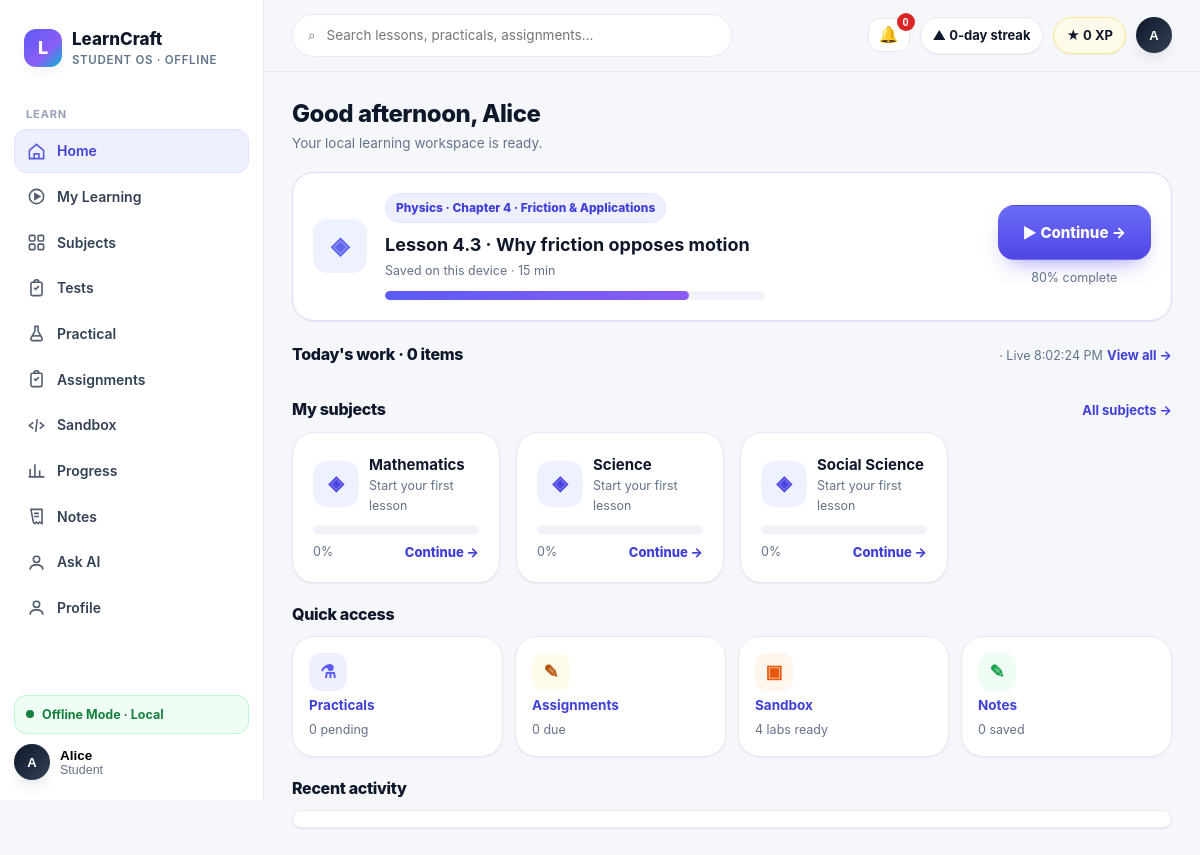
Screenshot of /home (signed in) with the database file from the repository.
### tables this page shows
CREATE TABLE users (
            id INTEGER PRIMARY KEY AUTOINCREMENT,
            name TEXT NOT NULL,
            email TEXT NOT NULL UNIQUE,
            password_hash TEXT NOT NULL,
            role TEXT NOT NULL DEFAULT 'STUDENT',
            avatar TEXT,
            bio TEXT,
            created_at TIMESTAMP NOT NULL DEFAULT CURRENT_TIMESTAMP,
            updated_at TIMESTAMP NOT NULL DEFAULT CURRENT_TIMESTAMP
        );

CREATE TABLE academic_subjects (
            subject_id TEXT PRIMARY KEY,
            board TEXT NOT NULL,
            class_level TEXT NOT NULL,
            academic_year TEXT NOT NULL,
            slug TEXT NOT NULL,
            name TEXT NOT NULL,
            description TEXT NOT NULL DEFAULT '',
            source_version TEXT NOT NULL,
            UNIQUE(board, class_level, academic_year, slug)
        );

### app/main.py (the view)
@app.route("/home")
@require_auth
def student_home():
    user = current_user()
    if is_teacher_user(user):
        return redirect("/teacher")
    today_work, pending_assign = live_today_work(user["id"])
    ctx = shell_ctx("home", user)
    cont = continue_learning(user["id"])
    return render_template("pages/home.html", title="Home",
                           cont=cont, today_work=today_work, my_subjects=student_subjects(user["id"]), activity=[],
                           note_count=len(get_notes(user["id"])),
                           pending_assign=pending_assign, pending_practicals=0,
                           greeting_sub="Your local learning workspace is ready.",
                           **ctx)

### app/database/connection.py (called while the page is built)
def resolve_db_path():
    configured = os.environ.get("LEARNCRAFT_DB_PATH")
    if configured:
        candidate = Path(configured)
        if not candidate.is_absolute():
            return (BASE_DIR / candidate).resolve()
        return candidate
    return DATA_DIR / "learncraft.db"

def get_connection():
    db_path = resolve_db_path()
    db_path.parent.mkdir(parents=True, exist_ok=True)
    connection = sqlite3.connect(db_path, timeout=30.0, check_same_thread=False)
    connection.row_factory = sqlite3.Row
    try:
        connection.execute("PRAGMA journal_mode=WAL")
        connection.execute("PRAGMA busy_timeout=30000")
        connection.execute("PRAGMA foreign_keys=ON")
    except sqlite3.Error:
        pass
    return connection

def _row_to_dict(row):
    return dict(row) if row else None

def get_user_by_id(user_id):
    connection = get_connection()
    user = connection.execute("SELECT * FROM users WHERE id = ?", (int(user_id),)).fetchone()
    connection.close()
    return _row_to_dict(user)

def user_payload(user):
    if not user:
        return None
    user_data = dict(user)
    user_data.pop("password_hash", None)
    return user_data

def get_user_progress(user_id):
    connection = get_connection()
    rows = connection.execute(
        "SELECT * FROM learning_progress WHERE user_id = ? ORDER BY updated_at DESC",
        (int(user_id),),
    ).fetchall()
    connection.close()
    return [dict(row) for row in rows]

def get_notes(user_id, search="", subject="", pinned_only=False):
    connection = get_connection()
    clauses = ["user_id = ?", "deleted_at IS NULL"]
    params = [int(user_id)]
    if search:
        clauses.append("(title LIKE ? OR body LIKE ? OR chapter LIKE ? OR source_title LIKE ?)")
        value = f"%{search}%"
        params.extend([value, value, value, value])
    if subject:
        clauses.append("subject = ?")
        params.append(subject)
    if pinned_only:
        clauses.append("pinned = 1")
    notes = connection.execute(
        f"SELECT * FROM notes WHERE {' AND '.join(clauses)} ORDER BY pinned DESC, updated_at DESC, id DESC",
        params,
    ).fetchall()
    connection.close()
    return [_row_to_dict(note) for note in notes]

### app/main.py (called while the page is built, shortened)
@app.before_request
def _lazy_runtime_bootstrap():
    global _RUNTIME_READY

def current_user():
    user_id = session.get("user_id")
    if not user_id:
        return None
    return user_payload(get_user_by_id(user_id))

### app/services/teacher_control.py (called while the page is built)
def _dicts(rows):
    return [dict(row) for row in rows]

### frontend/templates/pages/home.html (shortened to what this page needs)
{% extends "base.html" %}{% from "components.html" import progressbar, badge %}
{% block content %}
<div class="hub-greet">
  <h1>Good afternoon, {{ student.name.split(' ')[0] }}</h1>
  <p>{{ greeting_sub }}</p>
</div>
{% if cont %}<div class="card" style="border-color:#D9DCFF">
  <div class="continue-card">
    <div class="tile-icon" style="background:{{ cont.subject_bg }};color:{{ cont.subject_color }};width:54px;height:54px;font-size:24px">◈</div>
    <div class="continue-meta">
      <span class="badge info">{{ cont.subject }} · {{ cont.chapter }}</span>
      <div class="h2" style="margin:8px 0 2px">{{ cont.lesson }}</div>
      <div class="caption">{{ cont.last_activity }} · {{ cont.time_left }}</div>
      <div style="max-width:380px;margin-top:10px">{{ progressbar(cont.progress_pct) }}</div>
    </div>
    <div style="display:flex;flex-direction:column;gap:8px;align-items:stretch">
      <a class="btn btn-primary btn-lg" href="{{ cont.resume_url }}">▶ Continue →</a>
      <span class="caption" style="text-align:center">{{ cont.progress_pct }}% complete</span>
    </div>
  </div>
</div>
{% else %}<div class="empty"><div class="h3" style="color:var(--ink)">Start your learning path</div><div class="body-sm" style="margin:6px 0 14px">Choose a subject and your next meaningful position will appear here.</div><a class="btn btn-primary btn-sm" href="/subjects">Browse subjects</a></div>{% endif %}
<div class="section-h"><h2 id="todayWorkHead">Today's work · {{ today_work|length }} items</h2><span><span class="caption" id="todayWorkLive"></span> <a href="/assignments">View all →</a></span></div>
<div class="section-h"><h2>My subjects</h2><a href="/subjects">All subjects →</a></div>
<div class="grid grid-4">
  {% for s in my_subjects %}
  <div class="card hover" data-search="{{ s.name }}">
    <div style="display:flex;gap:10px;align-items:center;margin-bottom:10px">
      <div class="tile-icon" style="background:{{ s.bg }};color:{{ s.color }}">{{ s.icon }}</div>
      <div><b>{{ s.name }}</b><div class="caption">{{ s.current_chapter }}</div></div>
    </div>
    {{ progressbar(s.progress) }}
    <div style="display:flex;justify-content:space-between;align-items:center;margin-top:8px">
      <span class="caption">{{ s.progress }}%</span>
      <a href="/subjects/{{ s.slug }}" style="font-size:13px;font-weight:800">Continue →</a>
    </div>
  </div>
  {% endfor %}
</div>
<div class="section-h"><h2>Quick access</h2></div>
<div class="quick">
  <a class="card hover" href="/practical"><span class="q-ico" style="background:var(--primary-soft);color:var(--primary)">⚗</span><b class="body-sm">Practicals</b><span class="caption">{{ pending_practicals }} pending</span></a>
  <a class="card hover" href="/assignments"><span class="q-ico" style="background:var(--amber-soft);color:#B45309">✎</span><b class="body-sm">Assignments</b><span class="caption" id="assignDueCaption">{{ pending_assign }} due</span></a>
  <a class="card hover" href="/sandbox"><span class="q-ico" style="background:#FFF7ED;color:#EA580C">▣</span><b class="body-sm">Sandbox</b><span class="caption">4 labs ready</span></a>
  <a class="card hover" href="/notes"><span class="q-ico" style="background:var(--green-soft);color:var(--green)">✎</span><b class="body-sm">Notes</b><span class="caption">{{ note_count }} saved</span></a>
</div>
<div class="section-h"><h2>Recent activity</h2></div>
<div class="card" style="padding-top:8px;padding-bottom:8px">
</div>
{% endblock %}

### frontend/templates/base.html (shortened to what this page needs)
<!DOCTYPE html>
<html lang="en">
<head>
<link rel="stylesheet" href="/static/css/design-system.css">
</head>
<body>
{% from "components.html" import icon %}
<div class="shell">
  <aside class="sidebar" id="sidebar">
    <div class="brand"><div class="brand-mark">L</div><div><div class="brand-name">LearnCraft</div><div class="brand-sub">Student OS · Offline</div></div></div>
    <nav class="nav">
      <div class="nav-label">Learn</div>
      {% for item in nav %}
      <a class="nav-item {% if active == item.slug %}active{% endif %}" href="{{ item.href }}">{{ icon(item.icon) }}{{ item.label }}
      </a>
      {% endfor %}
    </nav>
    <div class="side-foot">
      <div class="offline-pill" data-network-pill><span class="dot pulse"></span><span>Offline Mode · Local</span></div>
      <div class="profile-menu-wrap sidebar-profile-wrap">
        <button class="mini-profile profile-trigger" type="button" aria-expanded="false" aria-controls="sidebarProfileMenu">
          <div class="avatar">{{ student.avatar }}</div>
          <div><div style="font-weight:800;font-size:13.5px">{{ student.name }}</div><div class="caption">{{ student.roll_no }}</div></div>
        </button>
      </div>
    </div>
  </aside>
  <div class="main">
    <div class="topbar">
      <div class="search">⌕ <input id="globalSearch" placeholder="Search lessons, practicals, assignments…" oninput="filterCards(this.value)"></div>
      <div class="top-actions">
        {% if not is_teacher %}
        <div class="notif-wrap">
          <button class="notif-btn" id="notifBell" type="button" aria-expanded="false" aria-controls="notifMenu" aria-label="Notifications">🔔<span class="notif-count" id="notifCount" hidden>0</span></button>
        </div>
        {% endif %}
        <span class="pill">▲ {{ student.streak_days }}-day streak</span>
        <span class="pill xp">★ {{ student.xp }} XP</span>
        <div class="profile-menu-wrap top-profile-wrap">
          <button class="profile-trigger top-profile-trigger" type="button" aria-expanded="false" aria-controls="topProfileMenu">
            <div class="avatar">{{ student.avatar }}</div>
          </button>
        </div>
      </div>
    </div>
    <div class="content">{% block content %}{% endblock %}</div>
  </div>
</div>
</body>
</html>

### frontend/templates/components.html (shortened to what this page needs)
{% macro icon(name) -%}
{% if name == 'home' %}<svg viewBox="0 0 24 24" fill="none" stroke="currentColor" stroke-width="2"><path d="M3 10.5 12 3l9 7.5V21H3z"/><path d="M9 21v-6h6v6"/></svg>
{% elif name == 'play' %}<svg viewBox="0 0 24 24" fill="none" stroke="currentColor" stroke-width="2"><circle cx="12" cy="12" r="9"/><path d="M10 8.5v7l6-3.5z" fill="currentColor"/></svg>
{% elif name == 'grid' %}<svg viewBox="0 0 24 24" fill="none" stroke="currentColor" stroke-width="2"><rect x="3" y="3" width="7" height="7" rx="1.5"/><rect x="14" y="3" width="7" height="7" rx="1.5"/><rect x="3" y="14" width="7" height="7" rx="1.5"/><rect x="14" y="14" width="7" height="7" rx="1.5"/></svg>
{% elif name == 'flask' %}<svg viewBox="0 0 24 24" fill="none" stroke="currentColor" stroke-width="2"><path d="M9 3h6M10 3v6l-5 9a2 2 0 0 0 1.8 3h10.4A2 2 0 0 0 19 18l-5-9V3"/><path d="M7.5 15h9"/></svg>
{% elif name == 'clip' %}<svg viewBox="0 0 24 24" fill="none" stroke="currentColor" stroke-width="2"><rect x="5" y="4" width="14" height="17" rx="2"/><path d="M9 4a3 3 0 0 1 6 0M9 11l2 2 4-4"/></svg>
{% elif name == 'code' %}<svg viewBox="0 0 24 24" fill="none" stroke="currentColor" stroke-width="2"><path d="m8 8-5 4 5 4M16 8l5 4-5 4M13 4l-2 16"/></svg>
{% elif name == 'chart' %}<svg viewBox="0 0 24 24" fill="none" stroke="currentColor" stroke-width="2"><path d="M4 20V10M10 20V4M16 20v-8M22 20H2"/></svg>
{% elif name == 'note' %}<svg viewBox="0 0 24 24" fill="none" stroke="currentColor" stroke-width="2"><path d="M5 3h14v18l-3-2-2 2-2-2-2 2-2-2z"/><path d="M9 8h6M9 12h6"/></svg>
{% elif name == 'user' %}<svg viewBox="0 0 24 24" fill="none" stroke="currentColor" stroke-width="2"><circle cx="12" cy="8" r="4"/><path d="M4 21c0-4 3.6-6 8-6s8 2 8 6"/></svg>
{% else %}<svg viewBox="0 0 24 24" fill="none" stroke="currentColor" stroke-width="2"><circle cx="12" cy="12" r="9"/></svg>
{% endif %}
{%- endmacro %}
{% macro progressbar(pct) -%}
<div class="pbar" role="progressbar" aria-valuenow="{{ pct }}" aria-valuemin="0" aria-valuemax="100"><i style="width:{{ pct }}%"></i></div>
{%- endmacro %}

### frontend/templates/base.html (style rules this page uses)
.notif-wrap { position:relative }
.notif-btn { position:relative;border:1px solid var(--line);background:var(--surface);border-radius:12px;padding:8px 10px;font-size:16px;cursor:pointer;line-height:1 }
.notif-count { position:absolute;top:-6px;right:-6px;min-width:18px;height:18px;border-radius:999px;background:#DC2626;color:#fff;font-size:11px;font-weight:800;display:grid;place-items:center;padding:0 4px }

### frontend/templates/pages/home.html (style rules this page uses)
.hub-greet { margin-bottom:18px }
.hub-greet h1 { font-size:24px;font-weight:800;letter-spacing:-.02em }
.hub-greet p { margin:4px 0 0;color:var(--muted);font-size:13.5px }
.continue-card { display:flex;gap:18px;align-items:center;flex-wrap:wrap }
.continue-meta { flex:1;min-width:240px }
.quick { display:grid;grid-template-columns:repeat(4,minmax(0,1fr));gap:12px }
.quick a { display:flex;flex-direction:column;gap:4px;padding:16px }
.quick .q-ico { width:38px;height:38px;border-radius:12px;display:grid;place-items:center;font-size:18px;font-weight:800 }
.section-h { display:flex;align-items:baseline;justify-content:space-between;margin:22px 0 12px }
.section-h h2 { font-size:16px;font-weight:800 }
.section-h a { font-size:13px;font-weight:700 }

### rows the page displays
users: avatar "A", name "Alice", roll_no "Student"
academic_subjects: icon "◈", name "Mathematics", current_chapter "Start your first lesson", progress "0"
academic_subjects: icon "◈", name "Science", current_chapter "Start your first lesson", progress "0"
academic_subjects: icon "◈", name "Social Science", current_chapter "Start your first lesson", progress "0"

### other values shown
{{ item.label }} "Home" "My Learning" "Subjects" "Tests" "Practical" "Assignments" "Sandbox" "Progress" "Notes" "Ask AI" "Profile"
{{ student.streak_days }} "0"
{{ student.xp }} "0"
{{ greeting_sub }} "Your local learning workspace is ready."
{{ cont.subject }} "Physics"
{{ cont.chapter }} "Chapter 4 · Friction & Applications"
{{ cont.lesson }} "Lesson 4.3 · Why friction opposes motion"
{{ cont.last_activity }} "Saved on this device"
{{ cont.time_left }} "15 min"
{{ cont.progress_pct }} "80"
{{ pending_practicals }} "0"
{{ note_count }} "0"
